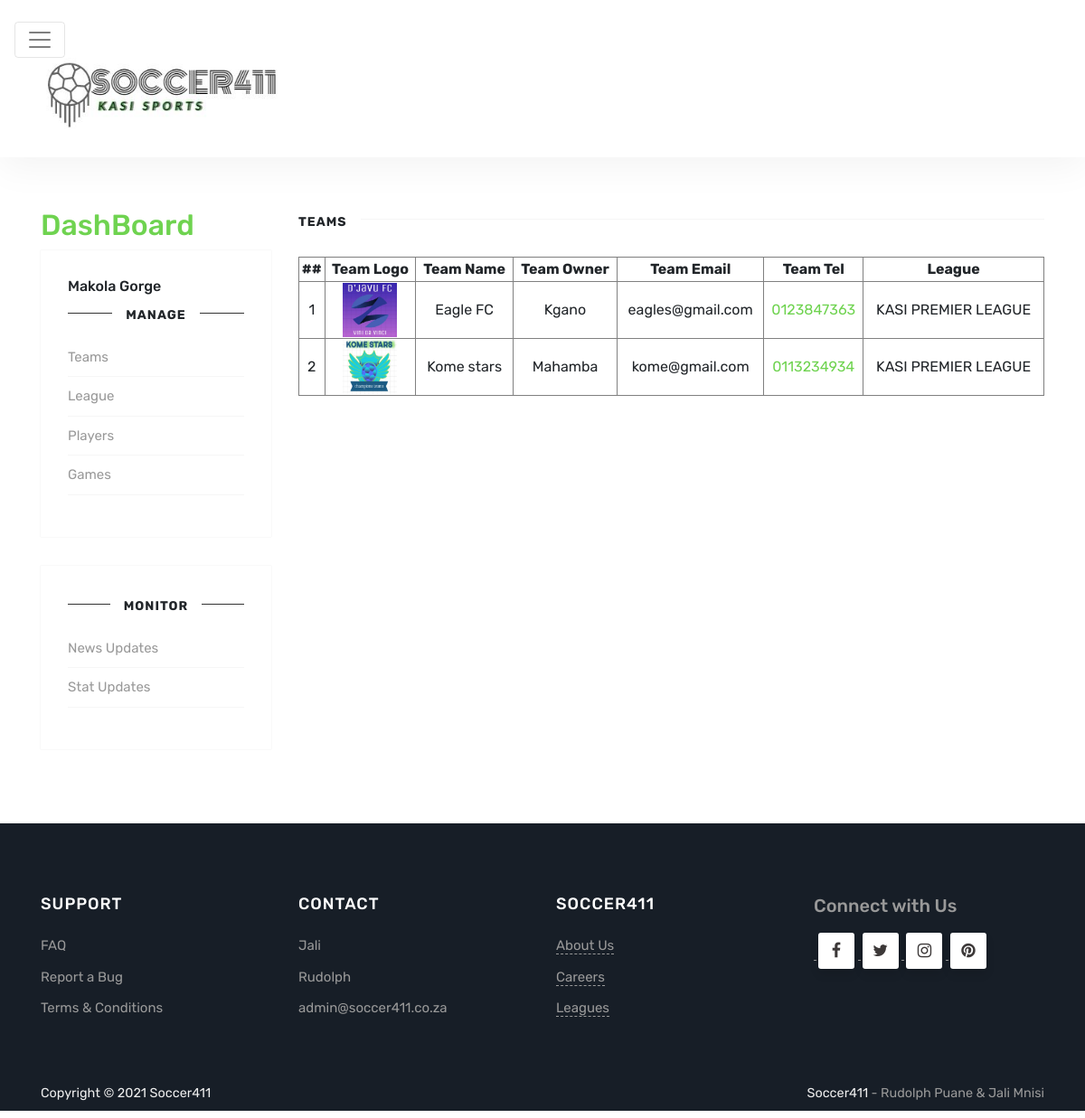
Page /teams.php (signed in) on the committed database.
### tables this page shows
CREATE TABLE `team` (
  `logo` varchar(255) NOT NULL,
  `teamId` varchar(11) NOT NULL,
  `teamName` varchar(255) NOT NULL,
  `teamOwner` varchar(255) NOT NULL,
  `email` varchar(255) NOT NULL,
  `landLine` int(11) NOT NULL,
  `league` varchar(255) NOT NULL,
  `tournament1` varchar(255) NOT NULL,
  `createdDate` date NOT NULL DEFAULT current_timestamp()
);

### teams.php (the view, shortened to what this page needs)
<?php
	include "header.php";
?>
<!DOCTYPE html>
<html lang="en">
<head>
<link rel="stylesheet" href="https://maxcdn.bootstrapcdn.com/bootstrap/4.0.0-alpha.6/css/bootstrap.min.css">
<link href="https://maxcdn.bootstrapcdn.com/font-awesome/4.7.0/css/font-awesome.min.css" rel="stylesheet">
<link href="assets/css/theme.css" rel="stylesheet">
</head>
<body class="layout-default">
<div class="site-content">
	<div class="container">
		<div class="main-content">
			<section class="recent-posts row">
			<div class="col-sm-3">
				<div class="sidebar">
					<a href="dashboard.php">
						<h2>DashBoard</h2>
					</a>
					<div class="sidebar-section">
					<h6>
						<?php $email = $_SESSION['email'];
							$select = "select * from admin where email ='".$email."'";
							$query = mysqli_query($con, $select);
							$line = mysqli_fetch_assoc($query);
							echo $line['lName'].' '.$line['fName'];
						?>
					</h6>
						<h5><span>Manage</span></h5>
						<ul style="list-none;">
							<li><a href="teams.php">Teams</a></li>
							<li><a href="">League</a></li>
							<li><a href="">Players</a></li>
							<li><a href="setGame.php">Games</a></li>
						</ul>
					</div>
					<div class="sidebar-section">
						<h5><span>Monitor</span></h5>
						<ul style="list-none;">
							<li><a target="_blank" href="">News Updates</a></li>
							<li><a target="_blank" href="">Stat Updates</a></li>
						</ul>
					</div>
				</div>
			</div>
			<div class="col-sm-9">
				<div class="section-title">
					<h2><span>Teams</span></h2>
				</div>
				<div class="masonrygrid row listrecent">
					<div class="col-md-12 grid-item">
						<div class="card">
							<div class="card-block">
								<table border=1px; style="width:100%; text-align: center; "  align="center-desk" class="col-xl-12 col-lg-6 col-md-5 col-sm-5">
											<thead>
												<tr>
													<th>##</th>
													<th>Team Logo</th>
													<th>Team Name</th>
													<th>Team Owner</th>
													<th>Team Email</th>
													<th>Team Tel</th>
													<th>League</th>
												</tr>
											</thead>
								<?php
									$quer = "SELECT * FROM team order by teamName";
									$result = mysqli_query($con,$quer);
									$counter=1;
									while($team = mysqli_fetch_assoc($result))
									{
									?>
									<tbody>
										<tr>
											<td><?php echo $counter; ?></td>
											<td>
												<div class="text-center">
													<a href="team_Profile.php?id=<?php echo $team['teamId']; ?>">
														<img style="width:60px; height:60px" alt="No Logo" src="<?php echo $team['logo']; ?>">
													</a>
												</div>
											</td>
											<td><?php echo $team['teamName'] ?></td>
											<td><?php echo $team['teamOwner'] ?></td>
											<td><?php echo $team['email'] ?></td>
											<td><a href="tel:0<?php echo $team['landLine'] ?>">0<?php echo $team['landLine'] ?></a></td>
											<td><?php echo $team['league'] ?></td>
										</tr>
									<?php
										$counter++;
										}
								?>
									</tbody>
								</table>
							</div>
						</div>
					</div>
				</div>
			</div>
			</section>
		</div>
	</div>
	<?php
		include "footer.php"
	?>
</body>
</html>

### assets/css/theme.css (style rules this page uses)
body { font-family: "Rubik", -apple-system, BlinkMacSystemFont, "Helvetica Neue", sans-serif; }
a { color:#6FD350; }
a,a:hover { transition:all 0.2s; }
.site-content { padding-top: 3.5rem; margin-top: 57px; transition: all 0.4s; }
section { margin-bottom:20px; }
section.recent-posts { margin-bottom:0; }
.section-title h2 { font-weight:700; font-size:1.4rem; margin-bottom:27px; position: relative; }
.section-title h2:before { margin-bottom: 0; position: absolute; z-index: 1; left: 15px; right: 0px; top: 12px; height: 1px; content: ''; background-color: #f5f5f5; }
.section-title span { background-color: #fff; position: relative; z-index: 2; display: inline-block; padding: 0px 15px 0 0; font-size: 14px; text-transform: uppercase; letter-spacing: 1px; }
.card { border-radius:4px; margin-bottom: 30px; box-shadow:0 0px 1px 0 rgba(0, 0, 0, 0.14); border:0; }
.sidebar { max-width:340px;font-size: 15px; }
.sidebar h5 { margin-bottom: 1rem; text-align:center; position:relative;font-weight: 700; }
.sidebar h5 span { background-color: #fff; position: relative; z-index: 2; display: inline-block; padding: 0px 15px 0 15px; text-align: center; font-size: 14px; text-transform: uppercase; letter-spacing: 1px; }
.sidebar h5:before { margin-bottom: 0; position: absolute; z-index: 1; left: 0px; top: 12px; width: 100%; height: 1px; content: ''; background-color: #333333; }
.sidebar ul { list-style:none;padding-left:0; }
.sidebar ul li a { color: #999; border-bottom: 1px solid #f6f6f6; display: block; padding-bottom: 10px; padding-top: 10px; }
.sidebar-section { margin-bottom: 2rem; box-shadow: 0 0px 1px 0 rgba(0,0,0,0.1); box-shadow:0 0px 1px 0 rgba(0, 0, 0, 0.14); padding: 30px; }
.h1, .h2, .h3, .h4, .h5, .h6, h1, h2, h3, h4, h5, h6 { font-family: "Rubik", -apple-system, BlinkMacSystemFont, "Helvetica Neue", sans-serif; }
img { max-width:100%;height: auto; }

### rows in the picture
team: logo (picture), teamName "Eagle FC", teamOwner "Kgano", email "eagles@gmail.com", landLine "123847363", league "KASI PREMIER LEAGUE"
team: logo (picture), teamName "Kome stars", teamOwner "Mahamba", email "kome@gmail.com", landLine "113234934", league "KASI PREMIER LEAGUE"

### other values in the picture
$line['lName'] "Makola"
$line['fName'] "Gorge"
